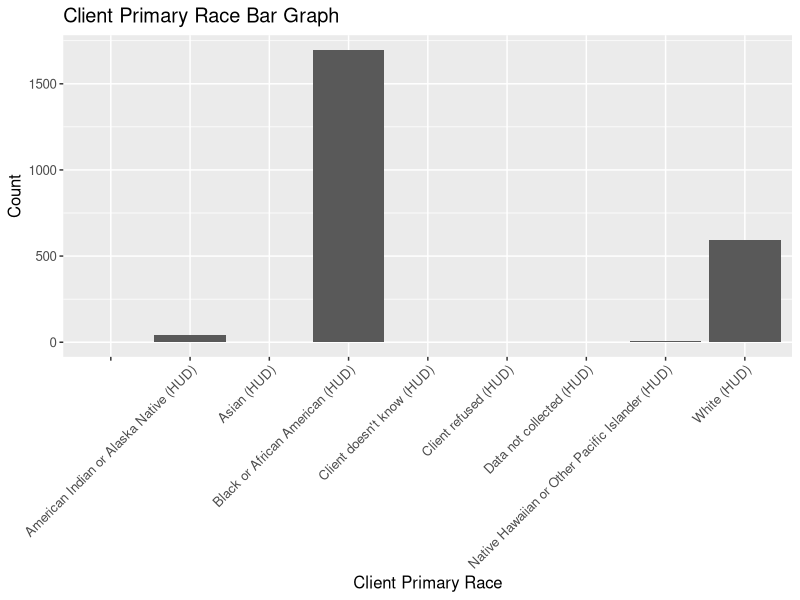
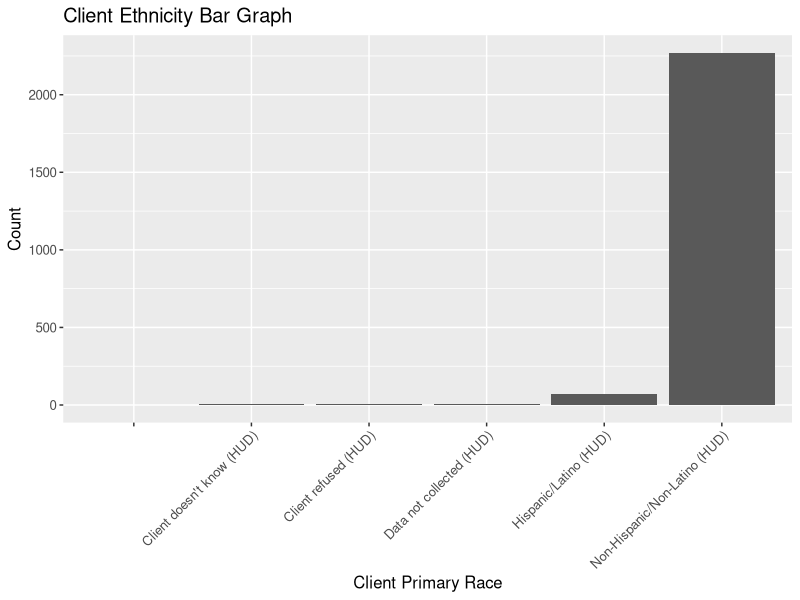

R code for these plots, in order:
## ---- chunk 1
knitr::opts_chunk$set(fig.width=7, fig.height=5, echo=FALSE, warning=FALSE, message=FALSE, results = "hide")
## ---- chunk 2
library(tidyverse)
library(ggplot2)

client_data = read.csv("client_data.csv")

## ---- chunk 3

client_data %>% ggplot(mapping = aes(x = Client.Primary.Race)) +
  geom_bar() +
    labs(title = "Client Primary Race Bar Graph",
    x = "Client Primary Race",
    y = "Count") +
  theme(text = element_text(size = 12), 
        axis.text.x = element_text(angle = 45, hjust = 1))

client_data %>% ggplot(mapping = aes(x = Client.Ethnicity)) +
  geom_bar() +
  labs(title = "Client Ethnicity Bar Graph",
    x = "Client Primary Race",
    y = "Count") +
  theme(text = element_text(size = 12), 
        axis.text.x = element_text(angle = 45, hjust = 1))
